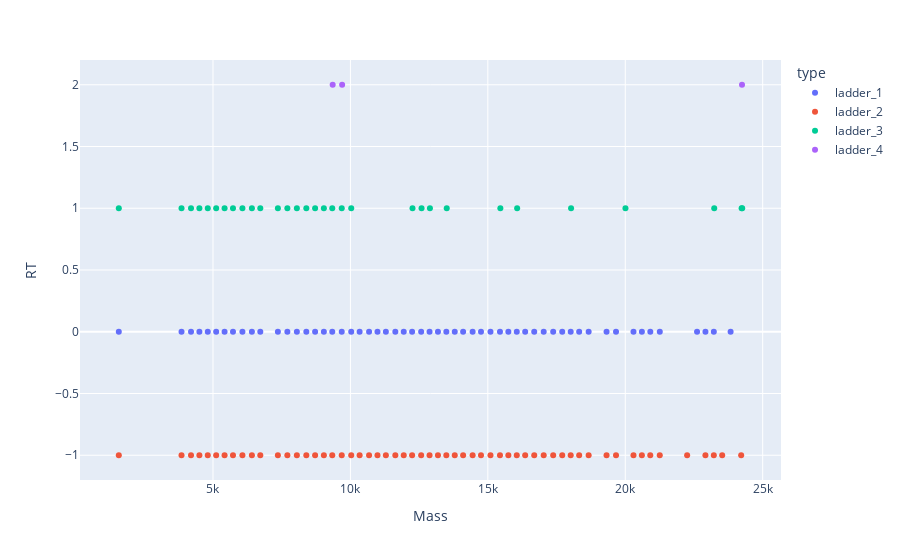
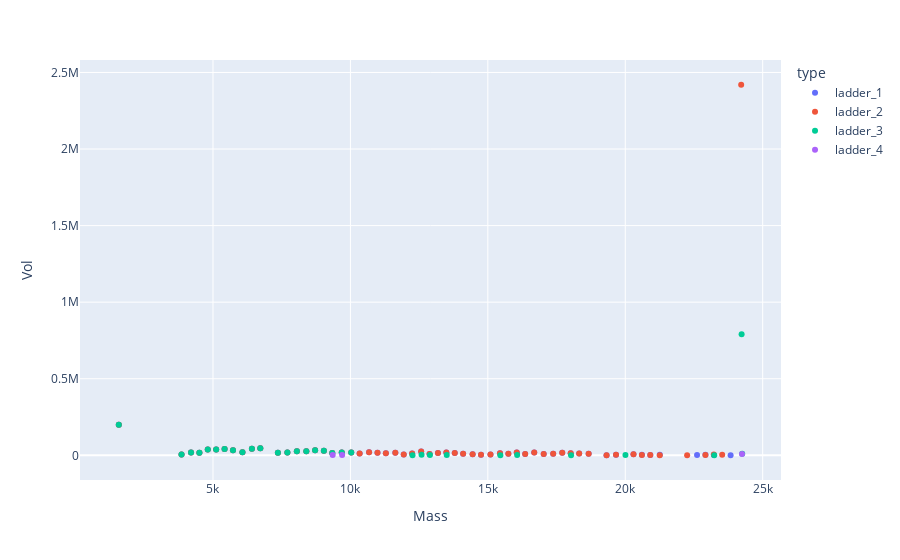

The notebook cell saved with these charts, in order:
### Code cell
# match Methyls, -M, +M, +2M

df_tmp = df_218_3p.copy()
df_tmp = df_tmp[df_tmp.Mass<24189]
# df_tmp = df_tmp[df_tmp.Mass>20200]
# df_tmp = df_tmp[df_tmp.Mass<4200]
df_sample = dfx
dfm1 = match_dfs_with_adducts(df_tmp, df_sample)
dfm1.RT = 0
# plotly_zone(dfm1)
# df_tmp.Mass -= M
df_tmp = df_217_3p_6mG.copy()
dfm2 = match_dfs_with_adducts(df_tmp, df_sample)
dfm2.RT = -1
# plotly_zones(dfm1, dfm2)

# df_tmp.Mass += 2*M
df_tmp = df_232_3p.copy()
dfm3 = match_dfs_with_adducts(df_tmp, df_sample)
dfm3.RT = 1
# df_tmp.Mass += 1
# dfm3_ = match_dfs_with_adducts(df_tmp, df_sample)
# dfm3_.RT = 1

df_tmp.Mass += M
dfm4 = match_dfs_with1Da(df_tmp, df_sample)
dfm4.RT = 2
# df_tmp.Mass += 1
# dfm4_ = match_dfs_with_adducts(df_tmp, df_sample)
# dfm4_.RT = 2

plotly_multi_zones([dfm1, dfm2, dfm3, dfm4], y='RT')
plotly_multi_zones([dfm1, dfm2, dfm3, dfm4], y='Vol')
# plotly_multi_zones([dfm1, dfm2, dfm3, dfm4], y='RT')
# plotly_multi_zones([dfm1, dfm2, dfm3, dfm4], y='Vol')

# df_tmp = df_203_3p.copy()
# df_tmp = df_tmp[df_tmp.Mass>20200]
# # df_tmp = df_tmp[df_tmp.Mass<4200]
# dfm2 = match_dfs(df_tmp, df_sample)
# # plotly_zones(dfm2, dfm1)
# # plotly_zone(dfm2)

# bcr = base_calling_random(dfm1)
# plotly_basecalling(dfm1, bcr[1], annotate=False)
# bcr = base_calling_random(dfm2)
# plotly_basecalling(dfm2, bcr[1], annotate=False)

### Figure 1 — Plotly figure (JSON) as saved in the notebook; plotly's stock layout.template omitted (floating-point values rounded to 4 significant figures)
{"data": [{"hovertemplate": "type=ladder_1<br>Mass=%{x}<br>RT=%{y}<extra></extra>", "legendgroup": "ladder_1", "marker": {"color": "#636efa", "symbol": "circle"}, "mode": "markers", "name": "ladder_1", "orientation": "v", "showlegend": true, "type": "scatter", "x": [6721.0, 6416.0, 5422.0, 4811.0, 5116.0, 5728.0, 8715.0, 9034.0, 8051.0, 8396.0, 12570.0, 10680.0, 6071.0, 7706.0, 13490.0, 9684.0, 10030.0, 16050.0, 16690.0, 4201.0, 11630.0, 10980.0, 17710.0, 4506.0, 7361.0, 13800.0, 13180.0, 9339.0, 18010.0, 11290.0, 15440.0, 12240.0, 18320.0, 10330.0, 14100.0, 17380.0, 18670.0, 15750.0, 17030.0, 12880.0, 16360.0, 14450.0, 20300.0, 3856.0, 15100.0, 11940.0, 19660.0, 20600.0, 14750.0, 22920.0, 22610.0, 20910.0, 23220.0, 19320.0, 23830.0, 21260.0, 1573.0], "xaxis": "x", "y": [0, 0, 0, 0, 0, 0, 0, 0, 0, 0, 0, 0, 0, 0, 0, 0, 0, 0, 0, 0, 0, 0, 0, 0, 0, 0, 0, 0, 0, 0, 0, 0, 0, 0, 0, 0, 0, 0, 0, 0, 0, 0, 0, 0, 0, 0, 0, 0, 0, 0, 0, 0, 0, 0, 0, 0, 0], "yaxis": "y"}, {"hovertemplate": "type=ladder_2<br>Mass=%{x}<br>RT=%{y}<extra></extra>", "legendgroup": "ladder_2", "marker": {"color": "#EF553B", "symbol": "circle"}, "mode": "markers", "name": "ladder_2", "orientation": "v", "showlegend": true, "type": "scatter", "x": [24220.0, 6721.0, 6416.0, 5422.0, 4811.0, 5116.0, 5728.0, 8715.0, 9034.0, 8051.0, 8396.0, 12570.0, 10680.0, 6071.0, 7706.0, 13490.0, 9684.0, 10030.0, 16050.0, 16690.0, 4201.0, 11630.0, 10980.0, 17710.0, 4506.0, 7361.0, 13800.0, 13180.0, 9339.0, 18010.0, 11290.0, 15440.0, 12240.0, 18320.0, 10330.0, 14100.0, 17380.0, 18670.0, 15750.0, 17030.0, 12880.0, 16360.0, 14450.0, 20300.0, 23220.0, 3856.0, 15100.0, 11940.0, 19660.0, 23530.0, 14750.0, 20600.0, 20910.0, 22920.0, 19320.0, 22250.0, 21250.0, 1573.0], "xaxis": "x", "y": [-1, -1, -1, -1, -1, -1, -1, -1, -1, -1, -1, -1, -1, -1, -1, -1, -1, -1, -1, -1, -1, -1, -1, -1, -1, -1, -1, -1, -1, -1, -1, -1, -1, -1, -1, -1, -1, -1, -1, -1, -1, -1, -1, -1, -1, -1, -1, -1, -1, -1, -1, -1, -1, -1, -1, -1, -1, -1], "yaxis": "y"}, {"hovertemplate": "type=ladder_3<br>Mass=%{x}<br>RT=%{y}<extra></extra>", "legendgroup": "ladder_3", "marker": {"color": "#00cc96", "symbol": "circle"}, "mode": "markers", "name": "ladder_3", "orientation": "v", "showlegend": true, "type": "scatter", "x": [24230.0, 6721.0, 6416.0, 5422.0, 4811.0, 5116.0, 5728.0, 8715.0, 9034.0, 8051.0, 8396.0, 6071.0, 7706.0, 9684.0, 10030.0, 4201.0, 4506.0, 7361.0, 9339.0, 3856.0, 12590.0, 20010.0, 13500.0, 12890.0, 16070.0, 15460.0, 23240.0, 18030.0, 12260.0, 24250.0, 1573.0], "xaxis": "x", "y": [1, 1, 1, 1, 1, 1, 1, 1, 1, 1, 1, 1, 1, 1, 1, 1, 1, 1, 1, 1, 1, 1, 1, 1, 1, 1, 1, 1, 1, 1, 1], "yaxis": "y"}, {"hovertemplate": "type=ladder_4<br>Mass=%{x}<br>RT=%{y}<extra></extra>", "legendgroup": "ladder_4", "marker": {"color": "#ab63fa", "symbol": "circle"}, "mode": "markers", "name": "ladder_4", "orientation": "v", "showlegend": true, "type": "scatter", "x": [9698.0, 24250.0, 9354.0], "xaxis": "x", "y": [2, 2, 2], "yaxis": "y"}], "layout": {"legend": {"title": {"text": "type"}, "tracegroupgap": 0}, "margin": {"t": 60}, "xaxis": {"anchor": "y", "domain": [0, 1], "title": {"text": "Mass"}}, "yaxis": {"anchor": "x", "domain": [0, 1], "title": {"text": "RT"}}}}

### Figure 2 — Plotly figure (JSON) as saved in the notebook; plotly's stock layout.template omitted (floating-point values rounded to 4 significant figures)
{"data": [{"hovertemplate": "type=ladder_1<br>Mass=%{x}<br>Vol=%{y}<extra></extra>", "legendgroup": "ladder_1", "marker": {"color": "#636efa", "symbol": "circle"}, "mode": "markers", "name": "ladder_1", "orientation": "v", "showlegend": true, "type": "scatter", "x": [6721.0, 6416.0, 5422.0, 4811.0, 5116.0, 5728.0, 8715.0, 9034.0, 8051.0, 8396.0, 12570.0, 10680.0, 6071.0, 7706.0, 13490.0, 9684.0, 10030.0, 16050.0, 16690.0, 4201.0, 11630.0, 10980.0, 17710.0, 4506.0, 7361.0, 13800.0, 13180.0, 9339.0, 18010.0, 11290.0, 15440.0, 12240.0, 18320.0, 10330.0, 14100.0, 17380.0, 18670.0, 15750.0, 17030.0, 12880.0, 16360.0, 14450.0, 20300.0, 3856.0, 15100.0, 11940.0, 19660.0, 20600.0, 14750.0, 22920.0, 22610.0, 20910.0, 23220.0, 19320.0, 23830.0, 21260.0, 1573.0], "xaxis": "x", "y": [45410.0, 42570.0, 41490.0, 37730.0, 37400.0, 33100.0, 32880.0, 30240.0, 26370.0, 26060.0, 24190.0, 19710.0, 19210.0, 19110.0, 19020.0, 18810.0, 18630.0, 17910.0, 17860.0, 17860.0, 16550.0, 16400.0, 16130.0, 16000.0, 15900.0, 15130.0, 15050.0, 14370.0, 14110.0, 13240.0, 12630.0, 12300.0, 11970.0, 11550.0, 10940.0, 9996.0, 9881.0, 9772.0, 8498.0, 8447.0, 8308.0, 7429.0, 6237.0, 5510.0, 5249.0, 5089.0, 4305.0, 4186.0, 3262.0, 3227.0, 2796.0, 2169.0, 1597.0, 1130.0, 588.2, 2878.0, 200100.0], "yaxis": "y"}, {"hovertemplate": "type=ladder_2<br>Mass=%{x}<br>Vol=%{y}<extra></extra>", "legendgroup": "ladder_2", "marker": {"color": "#EF553B", "symbol": "circle"}, "mode": "markers", "name": "ladder_2", "orientation": "v", "showlegend": true, "type": "scatter", "x": [24220.0, 6721.0, 6416.0, 5422.0, 4811.0, 5116.0, 5728.0, 8715.0, 9034.0, 8051.0, 8396.0, 12570.0, 10680.0, 6071.0, 7706.0, 13490.0, 9684.0, 10030.0, 16050.0, 16690.0, 4201.0, 11630.0, 10980.0, 17710.0, 4506.0, 7361.0, 13800.0, 13180.0, 9339.0, 18010.0, 11290.0, 15440.0, 12240.0, 18320.0, 10330.0, 14100.0, 17380.0, 18670.0, 15750.0, 17030.0, 12880.0, 16360.0, 14450.0, 20300.0, 23220.0, 3856.0, 15100.0, 11940.0, 19660.0, 23530.0, 14750.0, 20600.0, 20910.0, 22920.0, 19320.0, 22250.0, 21250.0, 1573.0], "xaxis": "x", "y": [2420000.0, 45410.0, 42570.0, 41490.0, 37730.0, 37400.0, 33100.0, 32880.0, 30240.0, 26370.0, 26060.0, 24190.0, 19710.0, 19210.0, 19110.0, 19020.0, 18810.0, 18630.0, 17910.0, 17860.0, 17860.0, 16550.0, 16400.0, 16130.0, 16000.0, 15900.0, 15130.0, 15050.0, 14370.0, 14110.0, 13240.0, 12630.0, 12300.0, 11970.0, 11550.0, 10940.0, 9996.0, 9881.0, 9772.0, 8498.0, 8447.0, 8308.0, 7429.0, 6237.0, 5597.0, 5510.0, 5249.0, 5089.0, 4305.0, 3395.0, 3262.0, 2663.0, 2402.0, 2183.0, 1130.0, 912.5, 790.6, 200100.0], "yaxis": "y"}, {"hovertemplate": "type=ladder_3<br>Mass=%{x}<br>Vol=%{y}<extra></extra>", "legendgroup": "ladder_3", "marker": {"color": "#00cc96", "symbol": "circle"}, "mode": "markers", "name": "ladder_3", "orientation": "v", "showlegend": true, "type": "scatter", "x": [24230.0, 6721.0, 6416.0, 5422.0, 4811.0, 5116.0, 5728.0, 8715.0, 9034.0, 8051.0, 8396.0, 6071.0, 7706.0, 9684.0, 10030.0, 4201.0, 4506.0, 7361.0, 9339.0, 3856.0, 12590.0, 20010.0, 13500.0, 12890.0, 16070.0, 15460.0, 23240.0, 18030.0, 12260.0, 24250.0, 1573.0], "xaxis": "x", "y": [791300.0, 45410.0, 42570.0, 41490.0, 37730.0, 37400.0, 33100.0, 32880.0, 30240.0, 26370.0, 26060.0, 19210.0, 19110.0, 18810.0, 18630.0, 17860.0, 16000.0, 15900.0, 14370.0, 5510.0, 3260.0, 2443.0, 2303.0, 2076.0, 1225.0, 981.3, 817.7, 991.9, 362.4, 10580.0, 200100.0], "yaxis": "y"}, {"hovertemplate": "type=ladder_4<br>Mass=%{x}<br>Vol=%{y}<extra></extra>", "legendgroup": "ladder_4", "marker": {"color": "#ab63fa", "symbol": "circle"}, "mode": "markers", "name": "ladder_4", "orientation": "v", "showlegend": true, "type": "scatter", "x": [9698.0, 24250.0, 9354.0], "xaxis": "x", "y": [1467.0, 8721.0, 1414.0], "yaxis": "y"}], "layout": {"legend": {"title": {"text": "type"}, "tracegroupgap": 0}, "margin": {"t": 60}, "xaxis": {"anchor": "y", "domain": [0, 1], "title": {"text": "Mass"}}, "yaxis": {"anchor": "x", "domain": [0, 1], "title": {"text": "Vol"}}}}
